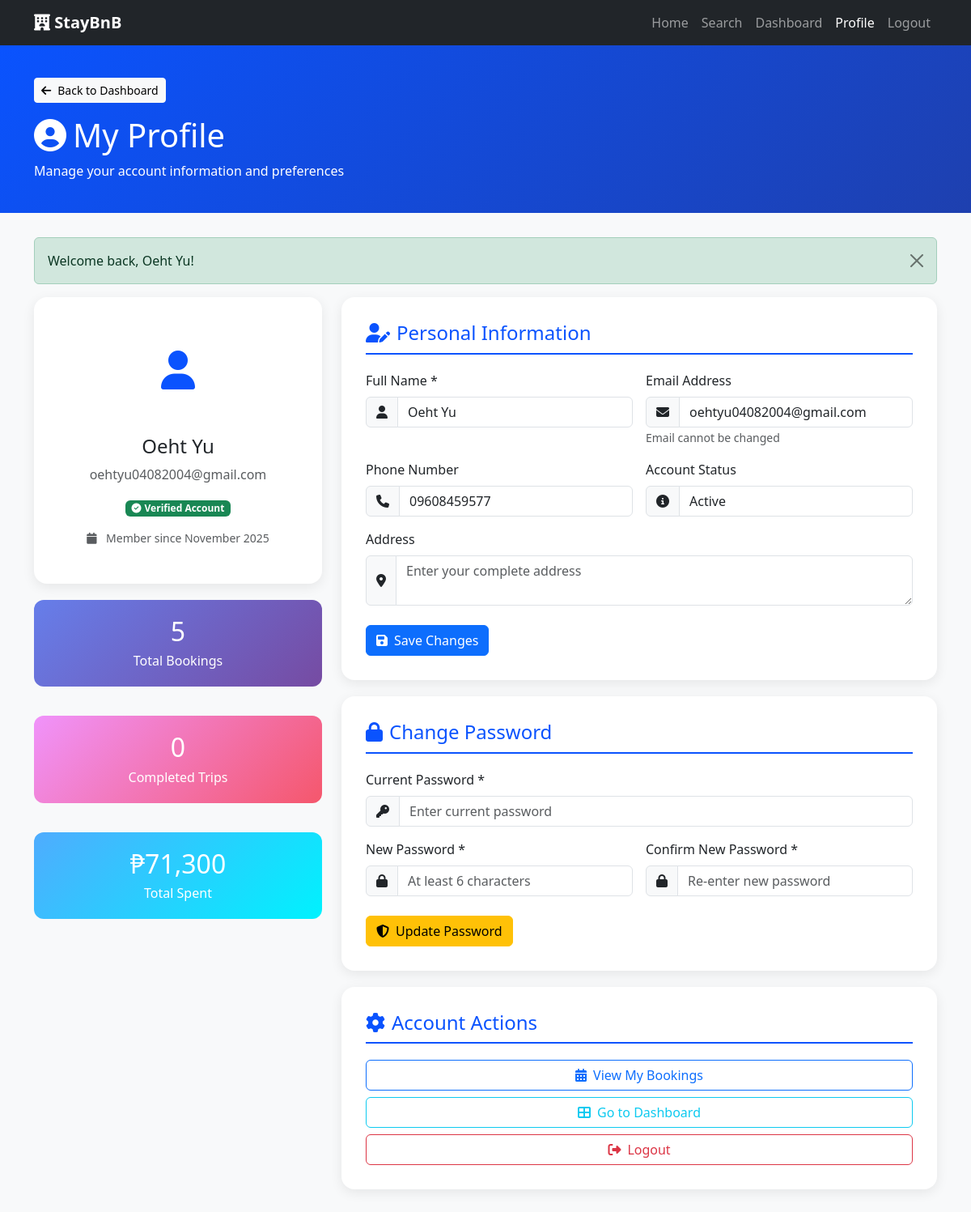
Page /StayBnB_Final/profile.php (signed in) on the committed database.
### tables this page shows
CREATE TABLE `users` (
  `user_id` int(11) NOT NULL,
  `fullname` varchar(100) NOT NULL,
  `email` varchar(100) NOT NULL,
  `phone` varchar(20) DEFAULT NULL,
  `password_hash` varchar(255) NOT NULL,
  `address` text DEFAULT NULL,
  `verification_token` varchar(64) DEFAULT NULL,
  `is_verified` tinyint(1) DEFAULT 0,
  `status` enum('active','suspended','deleted') DEFAULT 'active',
  `created_at` timestamp NOT NULL DEFAULT current_timestamp(),
  `updated_at` timestamp NOT NULL DEFAULT current_timestamp() ON UPDATE current_timestamp()
);

### StayBnB_Final/config/db_connect.php (called while the page is built, shortened)
<?php
function is_logged_in() {
    return isset($_SESSION['user_id']) && !empty($_SESSION['user_id']);
}
function get_flash_message() {
    if (isset($_SESSION['flash_message'])) {
        $msg = [
            'message' => $_SESSION['flash_message'],
            'type' => $_SESSION['flash_type'] ?? 'info'
        ];
        return $msg;
    }
    return null;
}
function get_user_data($conn) {
    $stmt = $conn->prepare("SELECT * FROM users WHERE user_id = ?");
    $stmt->bind_param("i", $_SESSION['user_id']);
    $stmt->execute();
    $result = $stmt->get_result();
    if ($result->num_rows > 0) {
        return $result->fetch_assoc();
    }
    return null;
}
?>

### StayBnB_Final/profile.php (the view, shortened to what this page needs)
<?php
require_once 'config/db_connect.php';
$user = get_user_data($conn);
$stats_query = "SELECT
                COUNT(*) as total_bookings,
                SUM(CASE WHEN status = 'completed' THEN 1 ELSE 0 END) as completed_trips,
                SUM(total_amount) as total_spent,
                MIN(created_at) as member_since
                FROM bookings
                WHERE user_id = ?";
$stmt = $conn->prepare($stats_query);
$stmt->bind_param("i", $_SESSION['user_id']);
$stmt->execute();
$stats = $stmt->get_result()->fetch_assoc();
$flash = get_flash_message();
?>
<!DOCTYPE html>
<html lang="en">
<head>
    <link href="https://cdn.jsdelivr.net/npm/bootstrap@5.3.3/dist/css/bootstrap.min.css" rel="stylesheet">
    <link rel="stylesheet" href="https://cdnjs.cloudflare.com/ajax/libs/font-awesome/6.4.0/css/all.min.css">
</head>
<body>
    <nav class="navbar navbar-expand-lg navbar-dark bg-dark">
        <div class="container">
            <a class="navbar-brand fw-bold" href="index.php">
                <i class="fas fa-hotel"></i> StayBnB
            </a>
            <div class="collapse navbar-collapse" id="navbarNav">
                <ul class="navbar-nav ms-auto">
                    <li class="nav-item"><a class="nav-link" href="index.php">Home</a></li>
                    <li class="nav-item"><a class="nav-link" href="search.php">Search</a></li>
                    <li class="nav-item"><a class="nav-link" href="dashboard.php">Dashboard</a></li>
                    <li class="nav-item"><a class="nav-link active" href="profile.php">Profile</a></li>
                    <li class="nav-item"><a class="nav-link" href="logout.php">Logout</a></li>
                </ul>
            </div>
        </div>
    </nav>
    <div class="profile-header">
        <div class="container">
            <div class="row align-items-center">
                <div class="col-md-8">
                    <a href="dashboard.php" class="btn btn-light btn-sm mb-3">
                        <i class="fas fa-arrow-left me-2"></i>Back to Dashboard
                    </a>
                    <h1><i class="fas fa-user-circle me-2"></i>My Profile</h1>
                    <p class="mb-0">Manage your account information and preferences</p>
                </div>
            </div>
        </div>
    </div>
    <div class="container mb-5">
        <?php if ($flash): ?>
        <div class="alert alert-<?= $flash['type'] === 'error' ? 'danger' : $flash['type'] ?> alert-dismissible">
            <?= htmlspecialchars($flash['message']) ?>
            <button type="button" class="btn-close" data-bs-dismiss="alert"></button>
        </div>
        <?php endif; ?>
        <div class="row">
            <div class="col-lg-4">
                <div class="profile-card text-center">
                    <div class="avatar-circle">
                        <i class="fas fa-user"></i>
                    </div>
                    <h4><?= htmlspecialchars($user['fullname']) ?></h4>
                    <p class="text-muted mb-3"><?= htmlspecialchars($user['email']) ?></p>
                    <span class="badge bg-success mb-3">
                        <i class="fas fa-check-circle me-1"></i>Verified Account
                    </span>
                    <p class="text-muted small">
                        <i class="fas fa-calendar me-2"></i>
                        Member since <?= date('F Y', strtotime($stats['member_since'])) ?>
                    </p>
                </div>
                <div class="row g-3">
                    <div class="col-12">
                        <div class="stat-box">
                            <h3><?= $stats['total_bookings'] ?></h3>
                            <p class="mb-0">Total Bookings</p>
                        </div>
                    </div>
                    <div class="col-12">
                        <div class="stat-box" style="background: linear-gradient(135deg, #f093fb 0%, #f5576c 100%);">
                            <h3><?= $stats['completed_trips'] ?></h3>
                            <p class="mb-0">Completed Trips</p>
                        </div>
                    </div>
                    <div class="col-12">
                        <div class="stat-box" style="background: linear-gradient(135deg, #4facfe 0%, #00f2fe 100%);">
                            <h3>₱<?= number_format($stats['total_spent']) ?></h3>
                            <p class="mb-0">Total Spent</p>
                        </div>
                    </div>
                </div>
            </div>
            <div class="col-lg-8">
                <div class="profile-card">
                    <h4 class="section-title">
                        <i class="fas fa-user-edit me-2"></i>Personal Information
                    </h4>
                    <form method="POST" action="profile.php">
                        <div class="row g-3">
                            <div class="col-md-6">
                                <label class="form-label">Full Name *</label>
                                <div class="input-group">
                                    <span class="input-group-text"><i class="fas fa-user"></i></span>
                                    <input type="text" name="fullname" class="form-control"
                                           value="<?= htmlspecialchars($user['fullname']) ?>" required>
                                </div>
                            </div>
                            <div class="col-md-6">
                                <label class="form-label">Email Address</label>
                                <div class="input-group">
                                    <span class="input-group-text"><i class="fas fa-envelope"></i></span>
                                    <input type="email" class="form-control"
                                           value="<?= htmlspecialchars($user['email']) ?>" readonly>
                                </div>
                                <small class="text-muted">Email cannot be changed</small>
                            </div>
                            <div class="col-md-6">
                                <label class="form-label">Phone Number</label>
                                <div class="input-group">
                                    <span class="input-group-text"><i class="fas fa-phone"></i></span>
                                    <input type="tel" name="phone" class="form-control"
                                           value="<?= htmlspecialchars($user['phone'] ?? '') ?>"
                                           placeholder="09171234567">
                                </div>
                            </div>
                            <div class="col-md-6">
                                <label class="form-label">Account Status</label>
                                <div class="input-group">
                                    <span class="input-group-text"><i class="fas fa-info-circle"></i></span>
                                    <input type="text" class="form-control"
                                           value="<?= ucfirst($user['status']) ?>" readonly>
                                </div>
                            </div>
                            <div class="col-12">
                                <label class="form-label">Address</label>
                                <div class="input-group">
                                    <span class="input-group-text"><i class="fas fa-map-marker-alt"></i></span>
                                    <textarea name="address" class="form-control" rows="2"
                                              placeholder="Enter your complete address"><?= htmlspecialchars($user['address'] ?? '') ?></textarea>
                                </div>
                            </div>
                        </div>
                        <div class="mt-4">
                            <button type="submit" name="update_profile" class="btn btn-primary">
                                <i class="fas fa-save me-2"></i>Save Changes
                            </button>
                        </div>
                    </form>
                </div>
                <div class="profile-card">
                    <h4 class="section-title">
                        <i class="fas fa-lock me-2"></i>Change Password
                    </h4>
                    <form method="POST" action="profile.php">
                        <div class="row g-3">
                            <div class="col-12">
                                <label class="form-label">Current Password *</label>
                                <div class="input-group">
                                    <span class="input-group-text"><i class="fas fa-key"></i></span>
                                    <input type="password" name="current_password" class="form-control"
                                           placeholder="Enter current password" required>
                                </div>
                            </div>
                            <div class="col-md-6">
                                <label class="form-label">New Password *</label>
                                <div class="input-group">
                                    <span class="input-group-text"><i class="fas fa-lock"></i></span>
                                    <input type="password" name="new_password" class="form-control"
                                           placeholder="At least 6 characters" required>
                                </div>
                            </div>
                            <div class="col-md-6">
                                <label class="form-label">Confirm New Password *</label>
                                <div class="input-group">
                                    <span class="input-group-text"><i class="fas fa-lock"></i></span>
                                    <input type="password" name="confirm_password" class="form-control"
                                           placeholder="Re-enter new password" required>
                                </div>
                            </div>
                        </div>
                        <div class="mt-4">
                            <button type="submit" name="change_password" class="btn btn-warning">
                                <i class="fas fa-shield-alt me-2"></i>Update Password
                            </button>
                        </div>
                    </form>
                </div>
                <div class="profile-card">
                    <h4 class="section-title">
                        <i class="fas fa-cog me-2"></i>Account Actions
                    </h4>
                    <div class="d-grid gap-2">
                        <a href="my-bookings.php" class="btn btn-outline-primary">
                            <i class="fas fa-calendar-alt me-2"></i>View My Bookings
                        </a>
                        <a href="dashboard.php" class="btn btn-outline-info">
                            <i class="fas fa-th-large me-2"></i>Go to Dashboard
                        </a>
                        <a href="logout.php" class="btn btn-outline-danger">
                            <i class="fas fa-sign-out-alt me-2"></i>Logout
                        </a>
                    </div>
                </div>
            </div>
        </div>
    </div>
</body>
</html>

### StayBnB_Final/profile.php (style rules this page uses)
body { background: #f8f9fa; font-family: 'Segoe UI', sans-serif; }
.profile-header { background: linear-gradient(135deg, #0a53fe 0%, #1e40af 100%); color: white; padding: 40px 0; margin-bottom: 30px; }
.profile-card { background: white; border-radius: 16px; padding: 30px; box-shadow: 0 4px 15px rgba(0,0,0,0.08); margin-bottom: 20px; }
.stat-box { background: linear-gradient(135deg, #667eea 0%, #764ba2 100%); color: white; border-radius: 12px; padding: 20px; text-align: center; margin-bottom: 20px; }
.stat-box h3 { font-size: 2rem; margin-bottom: 5px; }
.avatar-circle { width: 120px; height: 120px; border-radius: 50%; background: white; display: flex; align-items: center; justify-content: center; font-size: 3rem; color: #0a53fe; margin: 0 auto 20px; border: 5px solid rgba(255,255,255,0.3); }
.section-title { border-bottom: 2px solid #0a53fe; padding-bottom: 10px; margin-bottom: 20px; color: #0a53fe; }

### rows in the picture
users: fullname "Oeht Yu", email "oehtyu04082004@gmail.com", phone "09608459577", status "Active"

### other values in the picture
$flash['message'] "Welcome back, Oeht Yu!"
date('F Y', strtotime($stats['member_since'])) "November 2025"
$stats['total_bookings'] "5"
$stats['completed_trips'] "0"
$stats['total_spent'] "71,300"
